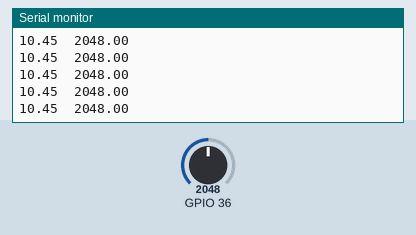
This sketch was run on a simulated ESP32. On the bench: the last lines printed to the serial monitor. The inputs (shaded band) are chosen by the test bench; at power-on: GPIO 36 = 2048.

Above: at 1.2 s.
1.3 s: GPIO 36 set to 2866
At 1.32 s:
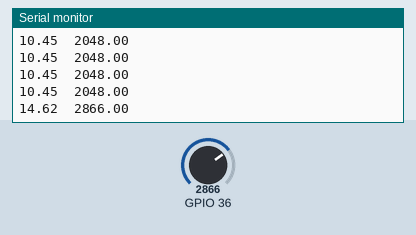
2.8 s: GPIO 36 set to 3603
At 2.82 s:
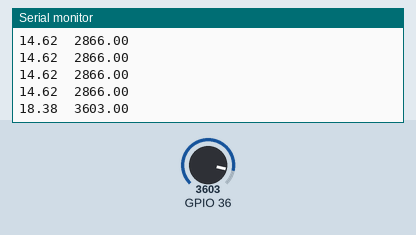
Timing chart, 0 to 5.8 s (numbered marks = the images above; inputs shaded):
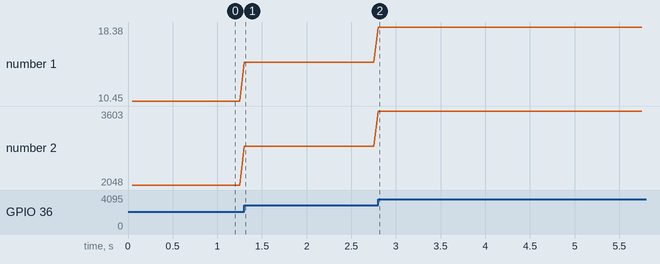

Measured:
- after the input at 1.3 s, the serial monitor: prints a new line at once (image 1)
- after the input at 2.8 s, the serial monitor: prints a new line at once (image 2)
- plotted number 1: 10.45 → 14.62 after the input at 1.3 s, 14.62 → 18.38 after the input at 2.8 s
- plotted number 2: 2048 → 2866 after the input at 1.3 s, 2866 → 3603 after the input at 2.8 s

The sketch:

baterymap.ino
```cpp
#define usCiclo 50000  // Ciclo de ejecución de software en microsegundos

long  loop_timer;
float tension_bateria, lectura_bat = 0.00;

void setup() {
  Serial.begin(115200);
}

void loop() {

  while (micros() - loop_timer < usCiclo);  // Hacemos una lectura cada 'usCiclo' microsegundos
  loop_timer = micros();

  lectura_bat = analogRead(36);
  tension_bateria =  6.33* (lectura_bat * 3.3  / 4095);
  Serial.print(tension_bateria);
  Serial.print("\t");
  Serial.println(lectura_bat);

}
```
